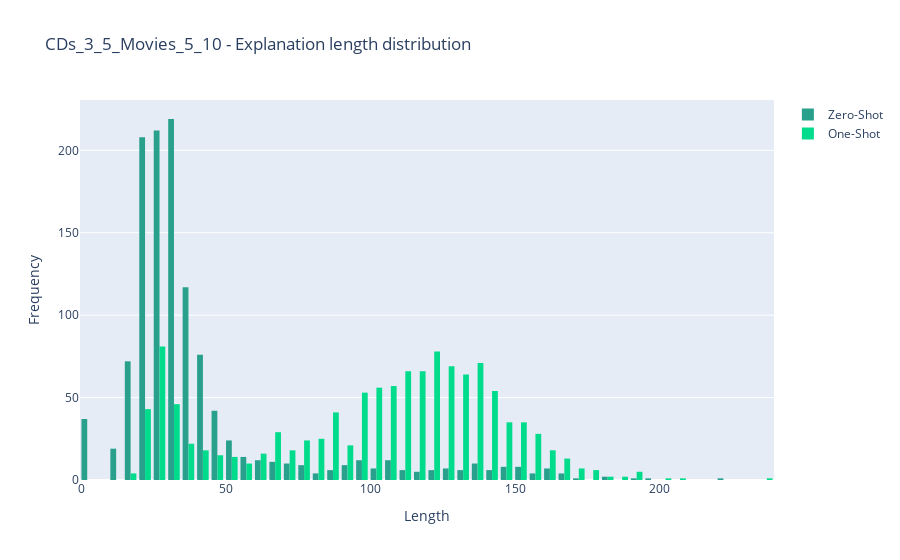
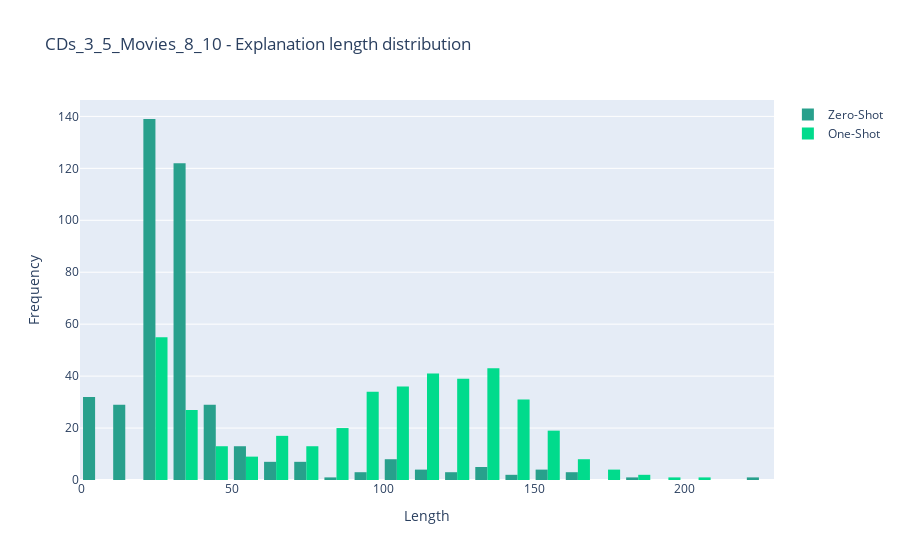

Write notebook code for charts like these, in order.
### Code cell
plot_length_distribution_comparison(cds_35_movies_510_0s_preds, cds_35_movies_510_1s_preds, "CDs_3_5_Movies_5_10")
plot_length_distribution_comparison(cds_35_movies_810_0s_preds, cds_35_movies_810_1s_preds, "CDs_3_5_Movies_8_10")

### Figure 1 — Plotly figure (JSON) as saved in the notebook; plotly's stock layout.template omitted (floating-point values rounded to 4 significant figures; data arrays with more than 128 entries replaced by an {"elided": "..."} marker saying what was removed)
{"data": [{"marker": {"color": "#28A08C"}, "name": "Zero-Shot", "type": "histogram", "x": {"elided": "1215 int values"}}, {"marker": {"color": "#01DB8C"}, "name": "One-Shot", "type": "histogram", "x": {"elided": "1215 int values"}}], "layout": {"title": {"text": "CDs_3_5_Movies_5_10 - Explanation length distribution"}, "xaxis": {"title": {"text": "Length"}}, "yaxis": {"title": {"text": "Frequency"}}}}

### Figure 2 — Plotly figure (JSON) as saved in the notebook; plotly's stock layout.template omitted (floating-point values rounded to 4 significant figures; data arrays with more than 128 entries replaced by an {"elided": "..."} marker saying what was removed)
{"data": [{"marker": {"color": "#28A08C"}, "name": "Zero-Shot", "type": "histogram", "x": {"elided": "413 int values"}}, {"marker": {"color": "#01DB8C"}, "name": "One-Shot", "type": "histogram", "x": {"elided": "413 int values"}}], "layout": {"title": {"text": "CDs_3_5_Movies_8_10 - Explanation length distribution"}, "xaxis": {"title": {"text": "Length"}}, "yaxis": {"title": {"text": "Frequency"}}}}
